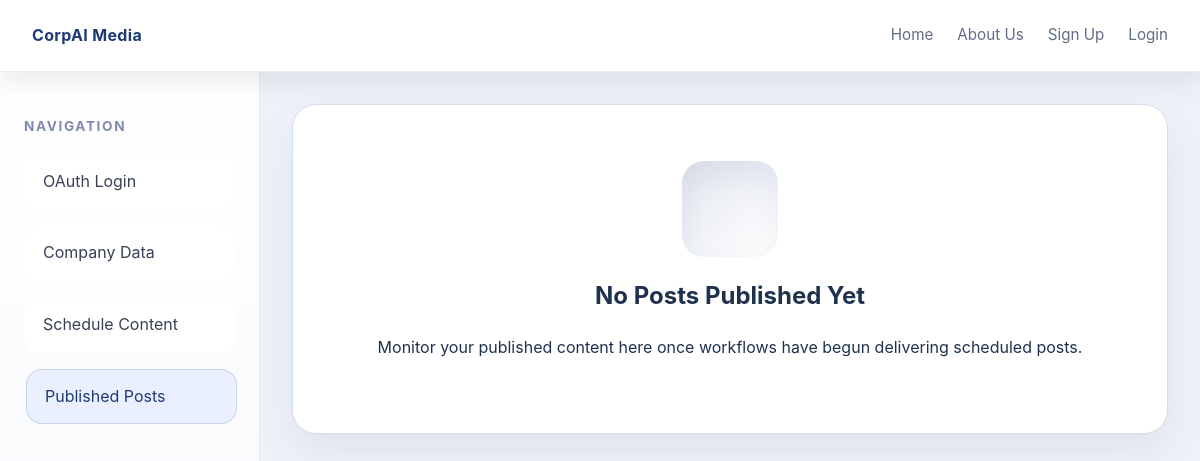
Page /posts on the earlier database version.
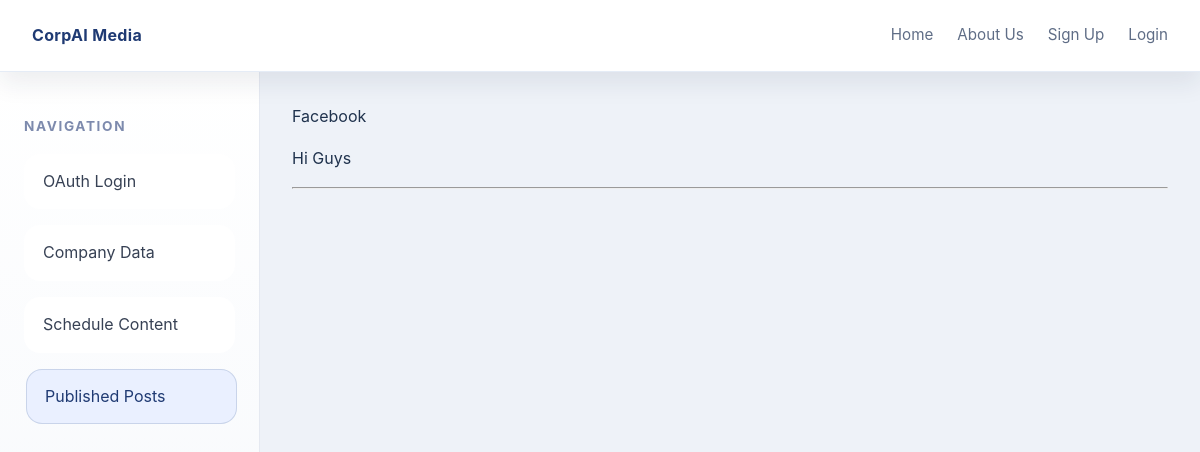
Same page on the later database version.
### initialize_database/models.py (models this page shows)
class PublishedPost(db.Model):
    __tablename__ = "published_posts"
    id = db.Column(db.Integer, primary_key=True)
    user_id = db.Column(
        db.String(36),
        db.ForeignKey("users.user_id"),
        nullable=False,
        index=True
    )
    platform = db.Column(
        db.String(30),
        nullable=False
    )
    posted_at = db.Column(
        db.DateTime,
        default=datetime.now(UTC)
    )
    post_content = db.Column(
        db.Text,
        nullable=False
    )

### main.py (the view)
@app.route("/posts")
def posts():
    posts = PublishedPost.query.order_by(
    PublishedPost.posted_at.desc()
).all()
    print("POSTS: " , posts)
    return render_template(
        "posts.html", title="Published Posts — CorpAI Media", active_page="posts", posts=posts
    )

### templates/posts.html (shortened to what this page needs)
{% extends 'base.html' %}
{% block content %}
{% if posts %}
<section class="posts-grid">
    {% for post in posts %}
    <div class="post-card">
        <div class="post-card__content">
            <div class="post-card__meta">
                <span>{{ post.platform|capitalize }}</span>
            </div>
            <p class="post-card__caption">
                {{ post.post_content }}
            </p>
        </div>
        <hr>
    </div>
    {% endfor %}
</section>
{% else %}
<section class="empty-state-card">
    <div class="empty-state-card__icon">
        <div class="empty-state-illustration"></div>
    </div>
    <h2>No Posts Published Yet</h2>
    <p>
        Monitor your published content here once workflows have begun delivering scheduled posts.
    </p>
</section>
{% endif %}
{% endblock %}

### templates/base.html (shortened to what this page needs)
<!DOCTYPE html>
<html lang="en">
<head>
    <link rel="stylesheet"
          href="{{ url_for('static', filename='css/style.css') }}">
</head>
<body>
    <header class="topbar">
        <div class="topbar__brand">
            <span class="logo">CorpAI Media</span>
        </div>
        <nav class="topbar__nav">
            <a href="{{ url_for('home') }}"
               class="nav-link{% if active_page == 'home' %} active{% endif %}">
                Home
            </a>
            <a href="{{ url_for('about') }}"
               class="nav-link{% if active_page == 'about' %} active{% endif %}">
                About Us
            </a>
            <a href="{{ url_for('signup') }}"
               class="nav-link{% if active_page == 'signup' %} active{% endif %}">
                Sign Up
            </a>
            <a href="{{ url_for('login') }}"
               class="nav-link{% if active_page == 'login' %} active{% endif %}">
                Login
            </a>
        </nav>
    </header>
    <div class="dashboard-layout">
        {% if show_sidebar|default(True) %}
        <aside class="sidebar">
            <div class="sidebar__section">
                <div class="sidebar__title">
                    Navigation
                </div>
                <a href="{{ url_for('oauth') }}"
                   class="sidebar-link{% if active_page == 'oauth' %} active{% endif %}">
                    OAuth Login
                </a>
                <a href="{{ url_for('company') }}"
                   class="sidebar-link{% if active_page == 'company' %} active{% endif %}">
                    Company Data
                </a>
                <a href="{{ url_for('schedule') }}"
                   class="sidebar-link{% if active_page == 'schedule' %} active{% endif %}">
                    Schedule Content
                </a>
                <a href="{{ url_for('posts') }}"
                   class="sidebar-link{% if active_page == 'posts' %} active{% endif %}">
                    Published Posts
                </a>
            </div>
        </aside>
        {% endif %}
        <main class="main-content">
            <div class="page-content">
                {% block content %}
                {% endblock %}
            </div>
        </main>
    </div>
</body>
</html>

### static/css/style.css (style rules this page uses)
:root { color-scheme: dark; font-family: Inter, system-ui, -apple-system, BlinkMacSystemFont, "Segoe UI", sans-serif; color: #1f324d; background: #f6f8fb; --surface: #ffffff; --surface-alt: #f3f5f9; --border: #d7dce9; --text: #1f324d; --muted: #5f6d86; --primary: #1f3a73; --primary-soft: #eaf0ff; --shadow: 0 18px 40px rgba(38, 60, 103, 0.08); }
* { box-sizing: border-box; }
html, body { margin: 0; min-height: 100%; height: 100%; }
a { color: inherit; text-decoration: none; }
body { display: flex; flex-direction: column; min-height: 100vh; background: #eef2f8; line-height: 1.6; }
.topbar { position: fixed; top: 0; left: 0; right: 0; height: 72px; padding: 0 32px; display: flex; align-items: center; justify-content: space-between; background: rgba(255,255,255,0.98); border-bottom: 1px solid rgba(227, 234, 246, 0.9); box-shadow: 0 12px 24px rgba(22, 38, 70, 0.08); backdrop-filter: blur(12px); z-index: 20; }
.topbar__brand .logo { font-weight: 700; letter-spacing: 0.02em; color: var(--primary); }
.topbar__nav { display: flex; gap: 24px; }
.nav-link { color: var(--muted); font-size: 0.95rem; transition: color 0.2s ease, transform 0.2s ease; }
.sidebar { flex: 0 0 260px; min-width: 260px; background: linear-gradient(180deg, #ffffff 0%, #f4f7fb 100%); border-right: 1px solid #e5e9f1; padding: 32px 24px; position: sticky; top: 72px; height: calc(100vh - 72px); overflow-y: auto; }
.sidebar__section { display: flex; flex-direction: column; gap: 16px; margin-top: 12px; }
.sidebar__title { font-size: 0.85rem; font-weight: 700; letter-spacing: 0.12em; color: #7d8aad; text-transform: uppercase; }
.sidebar-link { display: flex; align-items: center; gap: 14px; padding: 14px 18px; border-radius: 16px; color: #374154; background: #ffffff; border: 1px solid transparent; transition: background 0.2s ease, border-color 0.2s ease, transform 0.2s ease; }
.sidebar-link:hover, .sidebar-link.active { background: var(--primary-soft); color: var(--primary); border-color: rgba(29, 63, 124, 0.16); transform: translateX(2px); }
.dashboard-layout { display: flex; min-height: calc(100vh - 72px); margin-top: 72px; }
.main-content { display: flex; flex: 1; min-width: 0; width: auto; height: calc(100vh - 72px); overflow-y: auto; padding: 0; }
.page-content { width: 100%; padding: 32px; box-sizing: border-box; }

Differences in the rows shown:
added PublishedPost: platform "Facebook", post_content "Hi Guys"
Other differences:
text no longer shown: "No Posts Published Yet Monitor your published content here once workflows have begun delivering scheduled posts."
